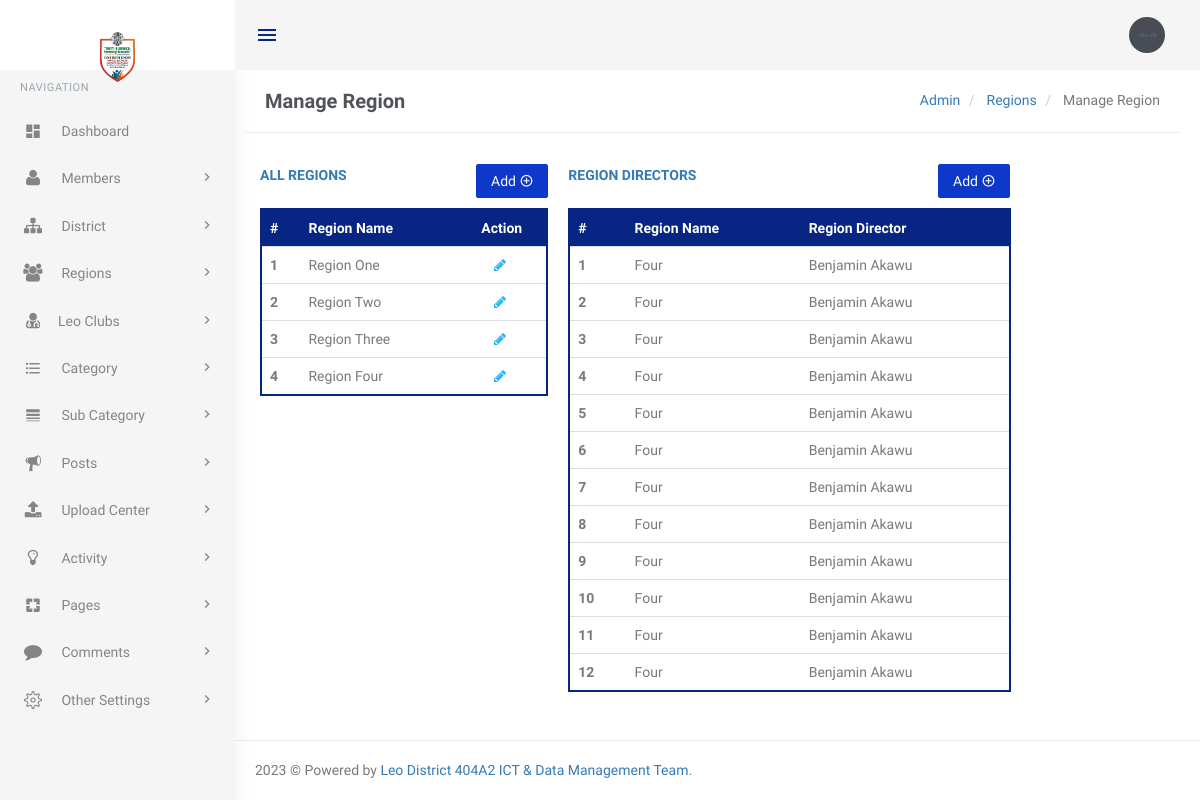
Screenshot of /app/manage-regions (signed in) with the database file from the repository.
### tables this page shows
CREATE TABLE `tblregion` (
  `regionID` int(11) NOT NULL,
  `region` varchar(20) NOT NULL,
  `dateUpdated` timestamp NOT NULL DEFAULT current_timestamp(),
  `updatedBy` int(11) NOT NULL,
  `isActive` int(1) NOT NULL DEFAULT 1
);

CREATE TABLE `tblregiondirector` (
  `regiondirID` int(11) NOT NULL,
  `regionID` int(11) DEFAULT NULL,
  `memberID` int(11) DEFAULT NULL,
  `serviceYrID` int(11) DEFAULT NULL,
  `dateUpdated` datetime DEFAULT current_timestamp(),
  `updatedBy` int(11) DEFAULT NULL,
  `isActive` int(1) NOT NULL DEFAULT 1
);

CREATE TABLE `tblmembers` (
  `memberID` int(11) NOT NULL,
  `clubID` int(11) DEFAULT NULL,
  `regionID` int(11) DEFAULT NULL,
  `membershipNo` varchar(10) NOT NULL,
  `firstName` varchar(50) NOT NULL,
  `lastName` varchar(60) NOT NULL,
  `middleName` varchar(60) DEFAULT NULL,
  `memberEmail` varchar(60) NOT NULL,
  `gender` varchar(8) NOT NULL,
  `phone1` varchar(12) NOT NULL,
  `phone2` varchar(12) DEFAULT NULL,
  `address` varchar(100) DEFAULT NULL,
  `maritalStatus` varchar(30) NOT NULL,
  `occupation` varchar(40) NOT NULL,
  `city` varchar(30) DEFAULT NULL,
  `state` int(11) DEFAULT NULL,
  `stateOfOrigin` int(11) NOT NULL,
  `lgaOfOrigin` int(11) NOT NULL,
  `memberSince` varchar(5) NOT NULL,
  `dob` date NOT NULL,
  `memberPhoto` varchar(255) NOT NULL,
  `dateUpdated` datetime DEFAULT current_timestamp(),
  `updatedBy` int(11) DEFAULT NULL,
  `isActive` int(1) NOT NULL DEFAULT 1
);

### app/manage-regions.php (the view, shortened to what this page needs)
<?php
include('includes/config.php');
if (strlen($_SESSION['login']) == 0) {
    header('location:index');
} else {
    $lsyQuery = "SELECT *  From tblserviceyr ORDER BY serviceYrID  desc";
    $query = mysqli_query($con, $lsyQuery);
    $result = mysqli_fetch_assoc($query);
    $currentLSYID = $result['serviceYrID'];
    ?>
<!DOCTYPE html>
<html lang="en">
<?php include('includes/pages-head.php'); ?>
<body class="fixed-left">
    <div id="wrapper">
        <?php include('includes/topheader.php'); ?>
        <?php include('includes/leftsidebar.php'); ?>
        <div class="content-page">
            <div class="content">
                <div class="container">
                    <div class="row">
                        <div class="col-xs-12">
                            <div class="page-title-box">
                                <h4 class="page-title">Manage Region</h4>
                                <ol class="breadcrumb p-0 m-0">
                                    <li>
                                        <a href="#">Admin</a>
                                    </li>
                                    <li>
                                        <a href="#">Regions </a>
                                    </li>
                                    <li class="active">
                                        Manage Region
                                    </li>
                                </ol>
                                <div class="clearfix"></div>
                            </div>
                        </div>
                    </div>
                    <div class="row">
                        <div class="col-sm-6">
                        </div>
                        <div class="row">
                            <div class="col-md-12">
                                <div class="demo-box m-t-20">
                                    <div class="col-md-4 col-sm-12" style="margin-bottom: 50px">
                                        <p class=" text-uppercase font-600 font-secondary text-overflow"
                                                ><a >All Regions</a>
                                            <a href="add-region" style="float: right" title="Add Region">
                                                <button id="addToTable"
                                                    class=" btn btn-success waves-effect waves-light">Add
                                                    <i class="mdi mdi-plus-circle-outline"></i></button>
                                            </a>
                                        </p>
                                        <div class="table-responsive">
                                            <table class="table m-0 table-colored-bordered table-bordered-primary"
                                                id="table_filter">
                                                <thead>
                                                    <tr>
                                                        <th>#</th>
                                                        <th> Region Name</th>
                                                        <th style="text-align:center">Action</th>
                                                    </tr>
                                                </thead>
                                                <tbody>
                                                    <?php
                                                        $select_query = "Select * from  tblregion";
                                                        $query = mysqli_query($con, $select_query);
                                                        $rowcount = mysqli_num_rows($query);
                                                        $cnt = 1;
                                                        if ($rowcount == 0) { ?>
                                                    <tr>
                                                        <td colspan="7" align="center">
                                                            <h3 style="color:red">No entry yet</h3>
                                                        </td>
                                                    <tr>
                                                        <?php } else {
                                                            while ($row = mysqli_fetch_array($query)) {
                                                                ?>
                                                    <tr>
                                                        <th scope="row">
                                                            <?php echo htmlentities($cnt); ?>
                                                        </th>
                                                        <td>
                                                           Region  <?php echo htmlentities($row['region']); ?>
                                                        </td>
                                                        <td style="text-align:center">
                                                            <a
                                                                href="add-region?rid=<?php echo htmlentities($row['regionID']); ?>"><i
                                                                    class="fa fa-pencil"
                                                                    style="color: #29b6f6;"></i>&nbsp; </a>
                                                        </td>
                                                    </tr>
                                                    <?php
                                                                $cnt++;
                                                            }
                                                        } ?>
                                                </tbody>
                                            </table>
                                        </div>
                                    </div>
                                    <div class="col-md-6 col-sm-12 ms-5 ">
                                        <p class=" text-uppercase font-600 font-secondary text-overflow"
                                           ><a >Region Directors</a>
                                            <a href="add-region-director" title="Add Region Director" style="float: right">
                                                <button id="addToTable"
                                                    class=" btn btn-success waves-effect waves-light">Add
                                                    <i class="mdi mdi-plus-circle-outline"></i></button>
                                            </a>
                                        </p>
                                        <div class="table-responsive">
                                            <table class="table m-0 table-colored-bordered table-bordered-primary"
                                                id="table_filter">
                                                <thead>
                                                    <tr>
                                                        <th>#</th>
                                                        <th> Region Name</th>
                                                        <th>Region Director</th>
                                                    </tr>
                                                </thead>
                                                <tbody>
                                                    <?php
                                                        $select_query = "Select * from  tblregiondirector rd
                                                         JOIN tblmembers m ON m.memberID = rd.memberID INNER JOIN tblregion r ON r.regionID = m.regionID where rd.serviceYrID = $currentLSYID ";
                                                        $query = mysqli_query($con, $select_query);
                                                        $rowcount = mysqli_num_rows($query);
                                                        $cnt = 1;
                                                        if ($rowcount == 0) { ?>
                                                    <tr>
                                                        <td colspan="7" align="center">
                                                            <h3 style="color:red">No entry yet</h3>
                                                        </td>
                                                    <tr>
                                                        <?php } else {
                                                            while ($row = mysqli_fetch_array($query)) {
                                                                ?>
                                                    <tr>
                                                        <th scope="row">
                                                            <?php echo htmlentities($cnt); ?>
                                                        </th>
                                                        <td>
                                                            <?php echo htmlentities($row['region']); ?>
                                                        </td>
                                                        <td>
                                                            <?php echo htmlentities($row['firstName'] . ' ' . $row['lastName']); ?>
                                                        </td>
                                                    </tr>
                                                    <?php
                                                                $cnt++;
                                                            }
                                                        } ?>
                                                </tbody>
                                            </table>
                                        </div>
                                    </div>
                                </div>
                            </div>
                        </div>
                    </div>
                </div>
                <?php include('includes/footer.php'); ?>
</body>
</html>
<?php } ?>

### app/assets/css/core.css (style rules this page uses)
body { font-family: 'Varela Round', sans-serif; margin: 0; padding-bottom: 60px; overflow-x: hidden; color: #797979; }
html { position: relative; min-height: 100%; }
.h1, .h2, .h3, .h4, .h5, .h6, h1, h2, h3, h4, h5, h6 { color: #505458; font-family: 'varela round', sans-serif; margin: 10px 0; }
p { line-height: 1.6; }
* { outline: none !important; }
.container { width: auto; }
#wrapper { height: 100%; overflow: hidden; width: 100%; }
.p-0 { padding: 0 !important; }
.m-0 { margin: 0 !important; }
.m-t-20 { margin-top: 20px !important; }
.text-overflow { text-overflow: ellipsis; white-space: nowrap; display: block; width: 100%; overflow: hidden; }
.font-secondary { font-family: 'varela round', sans-serif; }
.font-600 { font-weight: 600; }
.row { margin-right: -10px; margin-left: -10px; }
.col-lg-1, .col-lg-10, .col-lg-11, .col-lg-12, .col-lg-2, .col-lg-3, .col-lg-4, .col-lg-5, .col-lg-6, .col-lg-7, .col-lg-8, .col-lg-9, .col-md-1, .col-md-10, .col-md-11, .col-md-12, .col-md-2, .col-md-3, .col-md-4, .col-md-5, .col-md-6, .col-md-7, .col-md-8, .col-md-9, .col-sm-1, .col-sm-10, .col-sm-11, .col-sm-12, .col-sm-2, .col-sm-3, .col-sm-4, .col-sm-5, .col-sm-6, .col-sm-7, .col-sm-8, .col-sm-9, .col-xs-1, .col-xs-10, .col-xs-11, .col-xs-12, .col-xs-2, .col-xs-3, .col-xs-4, .col-xs-5, .col-xs-6, .col-xs-7, .col-xs-8, .col-xs-9 { padding-left: 10px; padding-right: 10px; }
.breadcrumb { background-color: transparent; margin-bottom: 15px; padding-top: 10px; padding-left: 0; }
.waves-effect { position: relative; cursor: pointer; display: inline-block; overflow: hidden; -webkit-user-select: none; -moz-user-select: none; -ms-user-select: none; user-select: none; -webkit-tap-highlight-color: transparent; vertical-align: middle; z-index: 1; will-change: opacity, transform; -webkit-transition: all 0.3s ease-out; -moz-transition: all 0.3s ease-out; -o-transition: all 0.3s ease-out; -ms-transition: all 0.3s ease-out; transition: all 0.3s ease-out; }
.demo-box { padding: 10px 15px; }

### app/assets/css/menu.css (style rules this page uses)
.content-page { margin-left: 225px; overflow: hidden; }
.content-page .content { padding: 0 5px 10px 5px; margin-top: 70px; }
.page-title { font-size: 20px; margin-bottom: 0; margin-top: 0; font-weight: 600; }
.page-title-box { padding: 20px; border-bottom: 1px solid #eee; }
.page-title-box .page-title { margin-bottom: 0; float: left; }
.page-title-box .breadcrumb { float: right; background-color: transparent !important; }

### rows the page displays
tblregion: region "One"
tblregion: region "Two"
tblregion: region "Three"
tblregion: region "Four"
tblregiondirector: regionID.region "Four", memberID.lastName "Benjamin Akawu"
tblregiondirector: regionID.region "Four", memberID.lastName "Benjamin Akawu"
tblregiondirector: regionID.region "Four", memberID.lastName "Benjamin Akawu"
tblregiondirector: regionID.region "Four", memberID.lastName "Benjamin Akawu"
tblregiondirector: regionID.region "Four", memberID.lastName "Benjamin Akawu"
tblregiondirector: regionID.region "Four", memberID.lastName "Benjamin Akawu"
tblregiondirector: regionID.region "Four", memberID.lastName "Benjamin Akawu"
tblregiondirector: regionID.region "Four", memberID.lastName "Benjamin Akawu"
tblregiondirector: regionID.region "Four", memberID.lastName "Benjamin Akawu"
tblregiondirector: regionID.region "Four", memberID.lastName "Benjamin Akawu"
tblregiondirector: regionID.region "Four", memberID.lastName "Benjamin Akawu"
tblregiondirector: regionID.region "Four", memberID.lastName "Benjamin Akawu"
